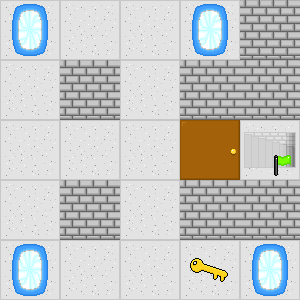

Tiled map render using the project's own tile images. Description and the whole map definition, tile-layer contents included, below:
An orthogonal 5x5 tile map with 60x60 px tiles, 3 tile layers (Hidden Traps, Floor, Objects).

<map version="1.2" tiledversion="1.2.2" orientation="orthogonal" renderorder="right-down" width="5" height="5" tilewidth="60" tileheight="60" infinite="0" nextlayerid="4" nextobjectid="1">
 <tileset firstgid="1" source="../data/objects.tsx" />
 <layer id="3" name="Hidden Traps" width="5" height="5">
  <data encoding="csv">
0,0,0,0,0,
0,0,0,0,0,
0,0,0,0,0,
0,0,0,0,0,
0,0,0,0,0
</data>
 </layer>
 <layer id="1" name="Floor" width="5" height="5">
  <data encoding="csv">
2,2,2,2,2,
2,2,2,2,2,
2,2,2,2,2,
2,2,2,2,2,
2,2,2,2,2
</data>
 </layer>
 <layer id="2" name="Objects" width="5" height="5">
  <data encoding="csv">
4,0,0,4,5,
0,5,0,5,5,
0,0,0,1,7,
0,5,0,5,5,
4,0,0,3,4
</data>
 </layer>
</map>
